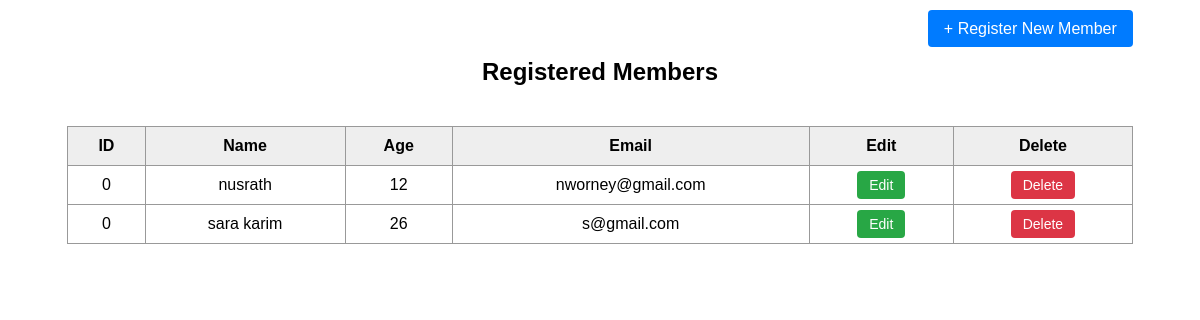
/php-admin-panel-main/register_member.php (signed in), run on the app's committed database.
### tables this page shows
CREATE TABLE `members` (
  `id` int(11) NOT NULL,
  `name` varchar(255) NOT NULL,
  `age` int(20) NOT NULL,
  `email` varchar(100) NOT NULL,
  `password` varchar(255) NOT NULL
);

### php-admin-panel-main/register_member.php (the view, shortened to what this page needs)
<?php
$host = "localhost";
$user = "root";
$password = "";
$database = "techbrew";
$conn = new mysqli($host, $user, $password, $database);
$members = [];
$result = $conn->query("SELECT id, name, age, email FROM members ORDER BY id DESC");
if ($result && $result->num_rows > 0) {
    while ($row = $result->fetch_assoc()) {
        $members[] = $row;
    }
}
?>
<!DOCTYPE html>
<html>
<head>
</head>
<body>
<div class="top-bar">
    <a href="registration.php">+ Register New Member</a>
</div>
<h2>Registered Members</h2>
<table>
    <tr>
        <th>ID</th>
        <th>Name</th>
        <th>Age</th>
        <th>Email</th>
        <th>Edit</th>
        <th>Delete</th>
    </tr>
    <?php if (count($members) > 0): ?>
        <?php foreach ($members as $member): ?>
            <tr>
                <td><?= htmlspecialchars($member['id']) ?></td>
                <td><?= htmlspecialchars($member['name']) ?></td>
                <td><?= htmlspecialchars($member['age']) ?></td>
                <td><?= htmlspecialchars($member['email']) ?></td>
                <td>
                    <a href="edit.php?id=<?= urlencode($member['id']) ?>" class="button edit">Edit</a>
                </td>
                <td>
                    <a href="delete.php?id=<?= urlencode($member['id']) ?>"
                       class="button delete"
                       onclick="return confirm('Are you sure you want to delete this member?');">
                        Delete
                    </a>
                </td>
            </tr>
        <?php endforeach; ?>
    <?php else: ?>
        <tr>
            <td colspan="6">No members found.</td>
        </tr>
    <?php endif; ?>
</table>
</body>
</html>

### php-admin-panel-main/register_member.php (style rules this page uses)
body { font-family: Arial, sans-serif; }
table { width: 90%; margin: 40px auto; border-collapse: collapse; }
th, td { border: 1px solid #999; padding: 10px; text-align: center; }
th { background-color: #eee; }
h2 { text-align: center; }
.button { padding: 6px 12px; text-decoration: none; border-radius: 4px; color: white; font-size: 14px; }
.edit { background-color: #28a745; }
.delete { background-color: #dc3545; }
.top-bar { width: 90%; margin: 20px auto; text-align: right; }
.top-bar a { padding: 10px 16px; background-color: #007BFF; color: white; text-decoration: none; border-radius: 4px; }

### data on the page
members: id "0", name "nusrath", age "12", email "nworney@gmail.com"
members: id "0", name "sara karim", age "26", email "s@gmail.com"
